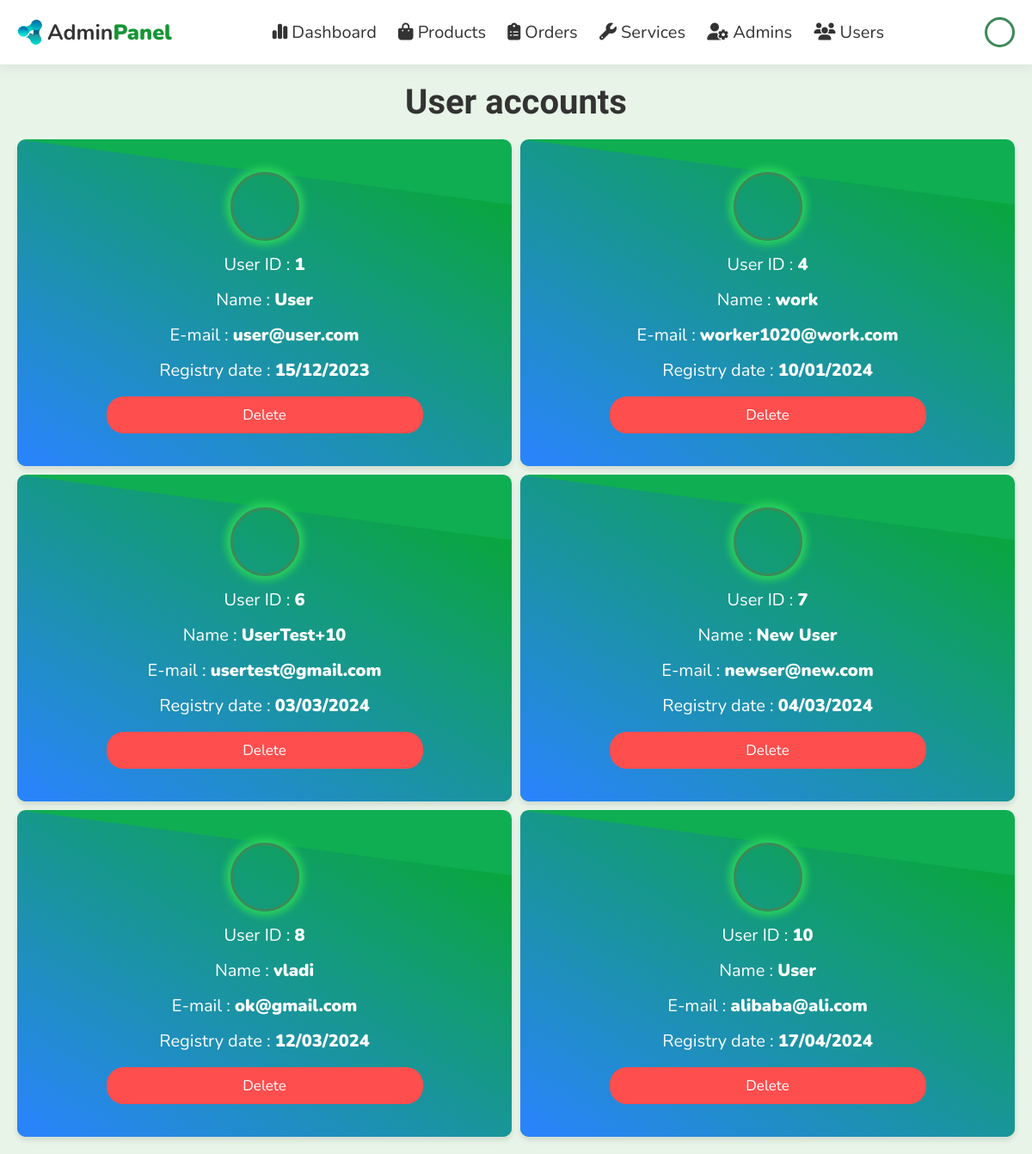
The app's page /admin/users_accounts.php (signed in), older data.
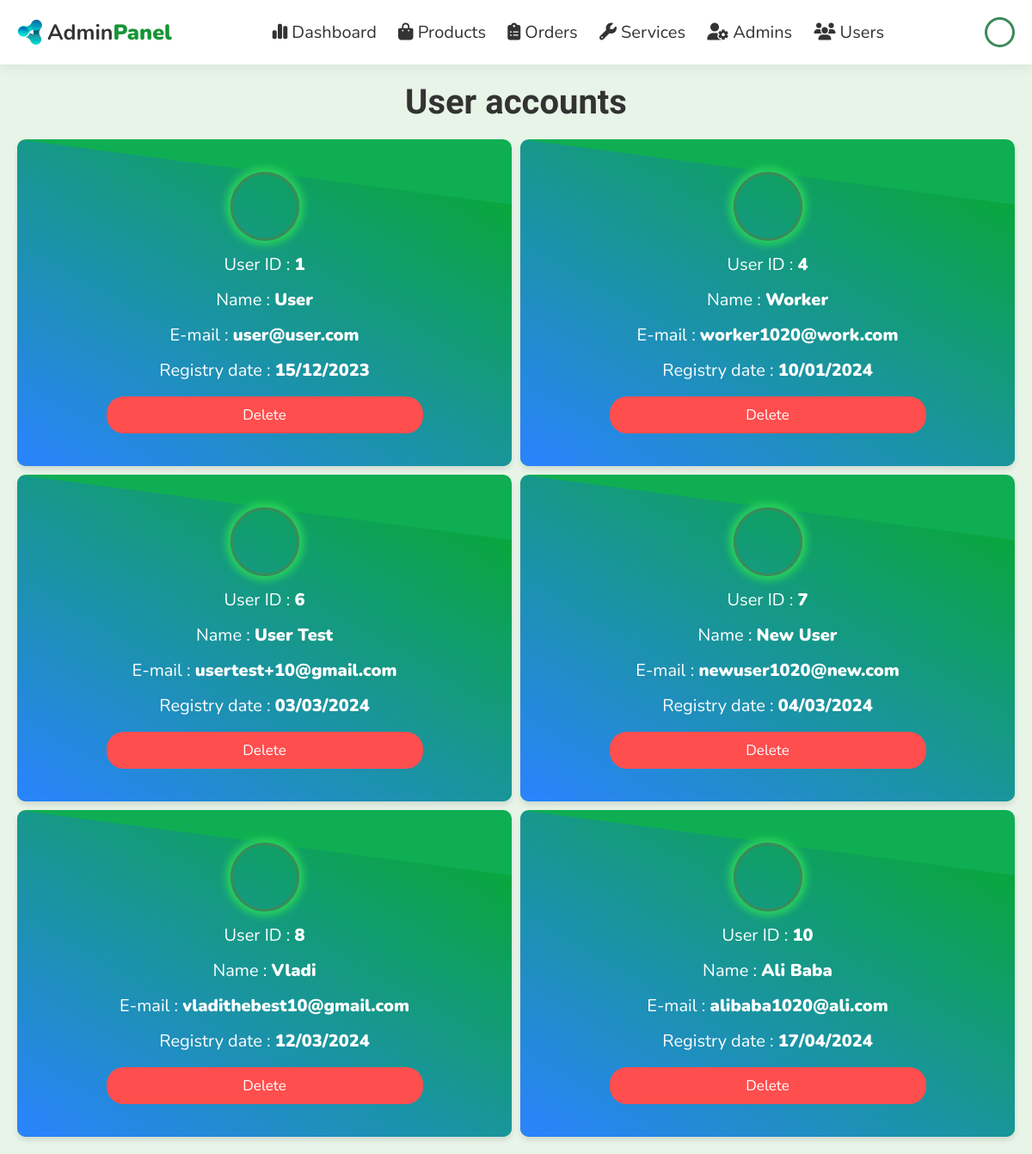
The same page, newer data.
### tables this page shows
CREATE TABLE `users` (
  `id` int(100) NOT NULL,
  `name` varchar(100) NOT NULL,
  `email` varchar(100) NOT NULL,
  `password` varchar(50) NOT NULL,
  `isAdmin` tinyint(1) NOT NULL DEFAULT 0,
  `avatar` text NOT NULL DEFAULT 'default.png',
  `reg_date` date DEFAULT current_timestamp()
);

### admin/users_accounts.php (the view, shortened to what this page needs)
<?php
include '../components/connect.php';
if (isset($_SESSION['admin_id'])) {
  $admin_id = $_SESSION['admin_id'];
} else {
  $admin_id = '';
  header('Location: admin_login.php');
};
?>
<!DOCTYPE html>
<html lang="en">
<head>
  <link rel="stylesheet" href="https://cdnjs.cloudflare.com/ajax/libs/font-awesome/6.1.1/css/all.min.css">
  <link rel="stylesheet" href="../css/admin_style.css">
  <link rel="stylesheet" href="../css/global.css">
</head>
<body style="height: auto;">
  <?php include '../components/admin_header.php'; ?>
  <?php
  $select_admin_exists = $conn->prepare("SELECT id FROM `users` WHERE id = ? AND isAdmin = 1");
  $select_admin_exists->execute([$admin_id]);
  if ($select_admin_exists->rowCount() == 0) {
    header("Location: admin_login.php");
  } else {
  ?>
    <section class="accounts">
      <h1 class="heading">User accounts</h1>
      <div class="box-container">
        <?php
        $select_accounts = $conn->prepare("SELECT * FROM `users` WHERE isAdmin = 0");
        $select_accounts->execute();
        if ($select_accounts->rowCount() > 0) {
          while ($fetch_accounts = $select_accounts->fetch(PDO::FETCH_ASSOC)) {
        ?>
            <div class="user-card">
              <div class="after"></div>
              <div class="user-info">
                <div style="margin-bottom: 0.7rem; border: 3px solid #3b8a59; display: inline-block; width: 80px; height: 80px; border-radius: 50%; background-image: url('../uploaded_img/user_avatar/<?= $fetch_accounts['avatar'] ?>'); background-size: cover; box-shadow: 0 0 10px 5px #2ad45b; "></div>
                <p> User ID :  <span><?= $fetch_accounts['id']; ?></span> </p>
                <p> Name :  <span><?= $fetch_accounts['name']; ?></span> </p>
                <p> E-mail :  <span><?= $fetch_accounts['email']; ?></span> </p>
                <p> Registry date :  <span><?= date('d/m/Y', strtotime($fetch_accounts['reg_date'])); ?></span></p>
                <a href="users_accounts.php?delete=<?= $fetch_accounts['id']; ?>" onclick="return confirm('Delete this account? User related information will also be deleted!')" class="delete-btn">Delete</a>
              </div>
            </div>
        <?php
          }
        } else {
          echo '<p class="empty">There are no user accounts right now!</p>';
        }
        ?>
      </div>
    </section>
  <?php
  }
  ?>
</body>
</html>

### components/admin_header.php (shortened to what this page needs)
<header class="header">
  <section class="flex">
    <div class="logo">
      <img src="../images/influxify-logo.ico" alt="logo" style="width: 30px;">
      <a href="../admin/dashboard.php">Admin<span>Panel</span></a>
    </div>
    <nav class="navbar">
      <a href="../admin/dashboard.php">
        <i class="fa-solid fa-chart-simple"></i> Dashboard
      </a>
      <a href="../admin/products.php">
        <i class="fas fa-shopping-bag"></i> Products
      </a>
      <a href="../admin/placed_orders.php">
        <i class="fa-solid fa-clipboard-list"></i> Orders
      </a>
      <a href="../admin/services.php">
        <i class="fa-solid fa-wrench"></i> Services
      </a>
      <a href="../admin/admin_accounts.php">
        <i class="fas fa-user-cog"></i> Admins
      </a>
      <a href="../admin/users_accounts.php">
        <i class="fas fa-users"></i> Users
      </a>
    </nav>
    <div class="icons">
      <?php
      $admin_avatar = $conn->prepare("SELECT `avatar` FROM `users` WHERE id = ?");
      $admin_avatar->execute([$admin_id]);
      $avatar_result = $admin_avatar->fetchColumn();
      $admin_name = $conn->prepare("SELECT `name` FROM `users` WHERE id = ?");
      $admin_name->execute([$admin_id]);
      $name_result = $admin_name->fetchColumn();
      if ($admin_id && !empty($avatar_result)) {
        $user_image = $avatar_result;
      } else {
        $user_image = "default.png";
      }
      ?>
      <div id="admin-btn" style="border: 3px solid #3b8a59; margin: 0; display: inline-block; width: 35px; height: 35px; border-radius: 50%; background-image: url('../uploaded_img/user_avatar/<?= $user_image ?>'); background-size: cover; " title="<?= $name_result; ?>"></div>
    </div>
  </section>
</header>

### css/admin_style.css (style rules this page uses)
.accounts { background: var(--body); min-height: 100%; transition: 0.5s ease; }
.accounts .box-container { width: 100%; display: grid; grid-template-columns: repeat(auto-fit, minmax(calc(33.33% - 10px), 1fr)); grid-gap: 10px; }
.accounts .box-container > div { width: 100%; margin: 0; }
@media screen and (max-width: 1200px) { .accounts .box-container { grid-template-columns: repeat(auto-fit, minmax(calc(50% - 10px), 1fr)); } }
.accounts .box-container .user-card { position: relative; height: 380px; border-radius: 10px; overflow: hidden; box-shadow: 0 4px 6px rgba(0, 0, 0, 0.1); background-color: #0fae52; display: flex; justify-content: center; align-items: center; transition: 0.5s ease; }
@media screen and (max-width: 1200px) { .accounts .box-container { justify-content: space-around; } }
.accounts .box-container .user-card .user-info { display: flex; align-items: center; flex-direction: column; width: 80%; }
.accounts .box-container .user-card .user-info > * { width: 80%; }
.accounts .box-container .user-info p { font-size: 2rem; color: var(--light-color); margin: 0.7rem 0; }
.accounts .box-container .user-info p span { color: var(--white); }
.after { content: ""; position: absolute; top: 0; left: 0; width: 100%; height: 100%; transition: 0.5s ease; background: linear-gradient(-150deg, #05aa26, #2a83ff); clip-path: polygon(0 0, 100% 20%, 100% 100%, 0 100%); }
.user-info { position: absolute; top: 50%; left: 50%; transform: translate(-50%, -50%); text-align: center; color: #fff; z-index: 1; transition: 0.5s ease; }

### css/global.css (style rules this page uses)
:root { --primary: #159535; --body: #e8f4e8; --light-green: #149a38; --black: #333; --cyan-blue: #0c85b9; --gray: #605c5c; --light: #eceef2; --light-blue: #4682b4; --purple: #6f42c1; --red: #ff4e4e; --white: #fff; --border-radius: 10px; --box-shadow: 0 0 1.5rem rgba(0, 0, 0, 0.1); }
* { border: none; box-sizing: border-box; font-family: "Nunito", sans-serif; margin: 0; outline: none; padding: 0; text-decoration: none; scroll-behavior: smooth; transition: 200ms !important; }
html { font-size: 62.5%; overflow-x: hidden; }
body { background-color: var(--light); height: 100vh; }
.btn, .delete-btn, .option-btn { display: block; width: 100%; margin-top: 1rem; border-radius: 20px 20px 20px 20px; padding: 1rem 3rem; font-size: 1.7rem; color: var(--white); cursor: pointer; text-align: center; transition: 300ms !important; }
.delete-btn { background-color: var(--red); }
.heading { font-size: 4rem; font-family: "Fira Sans"; font-weight: 900; color: var(--black); margin-bottom: 2rem; text-align: center; }
section { padding: 2rem; min-width: 100%; margin: 0 auto; }
span { font-weight: 900; }
.header { position: sticky; top: 0; left: 0; right: 0; background-color: var(--white); box-shadow: var(--box-shadow); z-index: 1000; }
.header .flex { display: flex; flex-direction: row; flex-wrap: wrap; align-items: center; justify-content: space-between; position: relative; }
.header .flex .logo { display: flex; flex-direction: row; gap: 5px; align-items: center; font-size: 2.5rem; color: var(--black); user-select: none; }
.header .flex .logo a { color: var(--black); font-weight: 700; text-decoration: none !important; }
.header .flex .logo img { width: 30px; }
.header .flex .logo span { color: var(--primary); }
.header .flex .navbar a { margin: 0 1rem; font-size: 2rem; color: var(--black); text-decoration: none; padding: 1rem 0; height: 100%; position: relative; }
.header .flex .navbar a::after { content: ""; display: block; position: absolute; bottom: 0; left: 0; width: 0; height: 0.35rem; border-radius: var(--border-radius); background-color: var(--primary); transition: width 0.3s ease; }
.header .flex .icons { display: flex; flex-direction: row; justify-content: flex-end; align-items: center; font-size: 30px; border-radius: var(--border-radius); }
.header .flex .icons > * { width: 30px; height: 30px; margin-left: 1rem; cursor: pointer; color: var(--black); }

Row changes from the older to the newer data that the page shows:
changed users "worker1020@work.com": name "work" → "Worker"
changed users id 6: name "UserTest+10" → "User Test"; email "usertest@gmail.com" → "usertest+10@gmail.com"
changed users "New User": email "newser@new.com" → "newuser1020@new.com"
changed users id 8: name "vladi" → "Vladi"; email "ok@gmail.com" → "vladithebest10@gmail.com"
changed users id 10: name "User" → "Ali Baba"; email "alibaba@ali.com" → "alibaba1020@ali.com"
